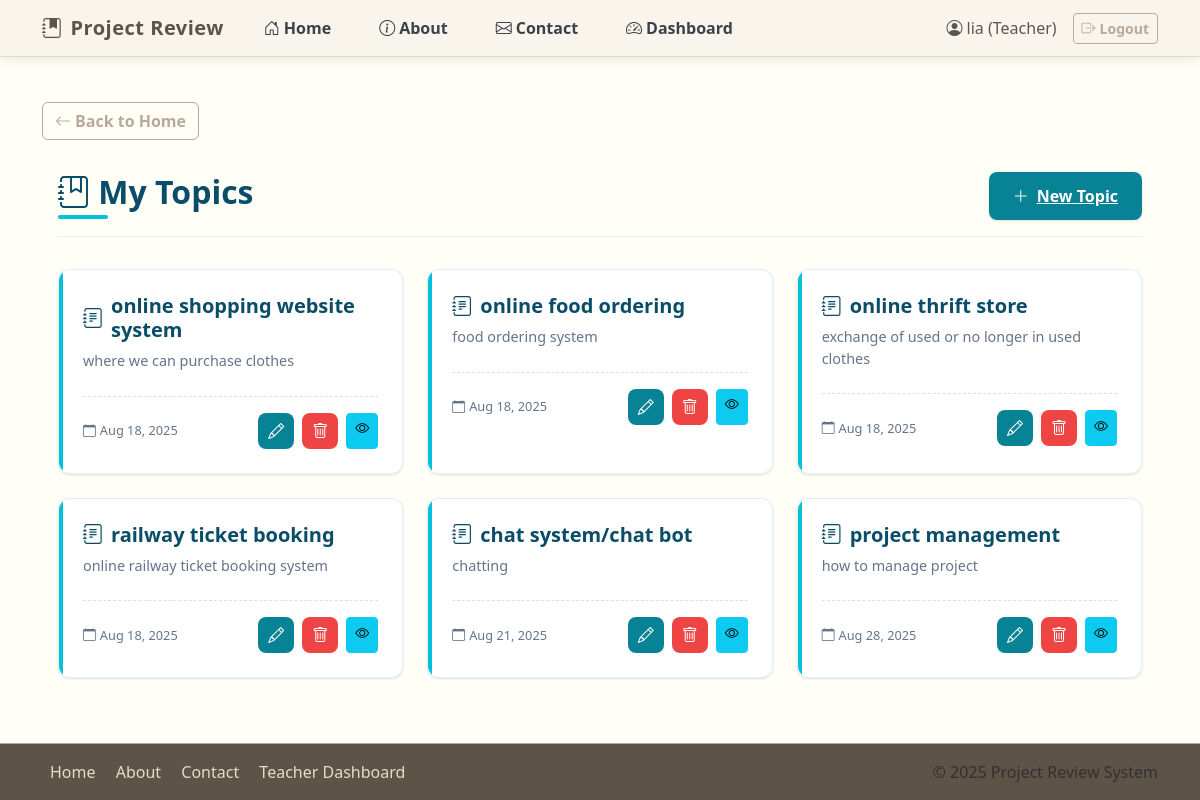
Page /topics/ (signed in) on the committed database.
### project_review_app/models.py (models this page shows, shortened)
class CustomUser(AbstractUser):
    ROLE_CHOICES = (
        ('teacher', 'Teacher'),
        ('student', 'Student'),
        ('admin', 'Admin'),
    )
    @property
    def is_teacher(self):
        return self.role == 'teacher'
    DIVISION_CHOICES = (
        ('A', 'Division A'),
        ('B', 'Division B'),
        ('C', 'Division C'),
    )
    SEMESTER_CHOICES = (
        (1, 'Semester 1'),
        (2, 'Semester 2'),
        (3, 'Semester 3'),
        (4, 'Semester 4'),
        (5, 'Semester 5'),
        (6, 'Semester 6'),
    )
    role = models.CharField(max_length=10, choices=ROLE_CHOICES)
    email = models.EmailField(unique=True)
    division = models.CharField(max_length=1, choices=DIVISION_CHOICES, blank=True, null=True)
    roll_no = models.CharField(max_length=20, blank=True, null=True)
    semester = models.PositiveIntegerField(choices=SEMESTER_CHOICES, blank=True, null=True)
    department = models.CharField(max_length=100, blank=True, null=True)
    subject = models.CharField(max_length=100, blank=True, null=True)

class Topic(models.Model):
    title = models.CharField(max_length=255)
    description = models.TextField(blank=True)
    created_by = models.ForeignKey(
        settings.AUTH_USER_MODEL,
        on_delete=models.SET_NULL,
        null=True,
        blank=True,
        related_name="topics_created"
    )
    teacher = models.ForeignKey(
        settings.AUTH_USER_MODEL,
        on_delete=models.SET_NULL,
        null=True,
        blank=True,
        related_name="topics_assigned"
    )
    created_at = models.DateTimeField(auto_now_add=True)

### project_review_app/views.py (the view)
    def wrapper(request, *args, **kwargs):
        if not request.user.is_authenticated:
            return redirect('login')
        if not request.user.is_teacher:
            raise PermissionDenied("Only teachers can access this page")
        return view_func(request, *args, **kwargs)

### project_review_app/views.py (called while the page is built)
def teacher_required(view_func):
    def wrapper(request, *args, **kwargs):
        if not request.user.is_authenticated:
            return redirect('login')
        if not request.user.is_teacher:
            raise PermissionDenied("Only teachers can access this page")
        return view_func(request, *args, **kwargs)
    return wrapper

@teacher_required
def topics_list(request):
    topics = Topic.objects.filter(created_by=request.user)
    return render(request, 'teacher/topics_list.html', {'topics': topics, 'title': 'My Topics'})

### templates/teacher/topics_list.html (shortened to what this page needs)
{% extends "base.html" %}
{% load static %}
{% block content %}
<div class="topics-container">
    <div class="topics-header">
        <h1 class="topics-title">
            <i class="bi bi-journal-bookmark"></i> My Topics
        </h1>
        <a href="{% url 'create_topic' %}" class="btn-create d-none d-md-inline-flex">
            <i class="bi bi-plus-lg"></i> New Topic
        </a>
    </div>
    <div class="topics-grid">
        {% if topics %}
            {% for topic in topics %}
            <div class="topic-card">
                <div class="topic-card-content">
                    <h3 class="topic-title">
                        <i class="bi bi-journal-text"></i> {{ topic.title }}
                    </h3>
                    <p class="topic-description">
                        {{ topic.description|default:"No description provided" }}
                    </p>
                    <div class="topic-meta">
                        <span class="topic-date">
                            <i class="bi bi-calendar"></i> {{ topic.created_at|date:"M d, Y" }}
                        </span>
                        <div class="topic-actions">
                            <a href="{% url 'edit_topic' topic.pk %}" class="action-btn btn-edit"
                               data-bs-toggle="tooltip" title="Edit">
                                <i class="bi bi-pencil"></i>
                            </a>
                            <a href="{% url 'delete_topic' topic.pk %}" class="action-btn btn-delete"
                               data-bs-toggle="tooltip" title="Delete">
                                <i class="bi bi-trash"></i>
                            </a>
                            <a href="{% url 'topic_detail' topic.id %}" class="btn btn-info btn-sm"
                               data-bs-toggle="tooltip" title="View">
                                <i class="bi bi-eye"></i>
                            </a>
                        </div>
                    </div>
                </div>
            </div>
            {% endfor %}
        {% endif %}
    </div>
</div>
{% endblock %}

### templates/base.html (shortened to what this page needs)
<!DOCTYPE html>
<html>
<head>
  <link href="https://cdn.jsdelivr.net/npm/bootstrap@5.3.0/dist/css/bootstrap.min.css" rel="stylesheet">
  <link href="https://cdn.jsdelivr.net/npm/bootstrap-icons@1.10.0/font/bootstrap-icons.css" rel="stylesheet">
</head>
<body>
  <nav class="navbar navbar-expand-lg navbar-light">
    <div class="container">
      <a class="navbar-brand" href="{% url 'home' %}">
        <i class="bi bi-journal-bookmark-fill me-2"></i>Project Review
      </a>
      <div class="collapse navbar-collapse" id="navbarNav">
        <ul class="navbar-nav me-auto">
          <li class="nav-item">
            <a class="nav-link {% if request.path == '/' %}active{% endif %}" href="{% url 'home' %}">
              <i class="bi bi-house-door me-1"></i>Home
            </a>
          </li>
          <li class="nav-item">
            <a class="nav-link {% if request.path == '/about/' %}active{% endif %}" href="{% url 'about' %}">
              <i class="bi bi-info-circle me-1"></i>About
            </a>
          </li>
          <li class="nav-item">
            <a class="nav-link {% if request.path == '/contact/' %}active{% endif %}" href="{% url 'contact' %}">
              <i class="bi bi-envelope me-1"></i>Contact
            </a>
          </li>
          {% if user.is_authenticated %}
            <li class="nav-item">
              {% if user.role == 'teacher' %}
                <a class="nav-link {% if request.path == '/teacher_dashboard/' %}active{% endif %}" href="{% url 'teacher_dashboard' %}">
                  <i class="bi bi-speedometer2 me-1"></i>Dashboard
                </a>
              {% elif user.role == 'student' %}
                <a class="nav-link {% if request.path == '/student_dashboard/' %}active{% endif %}" href="{% url 'student_dashboard' %}">
                  <i class="bi bi-speedometer2 me-1"></i>Dashboard
                </a>
              {% endif %}
            </li>
          {% endif %}
        </ul>
        <div class="d-flex align-items-center">
          {% if user.is_authenticated %}
            <span class="navbar-text me-3 d-none d-lg-block">
              <i class="bi bi-person-circle me-1"></i>{{ user.username }} ({{ user.get_role_display }})
            </span>
            <form method="post" action="{% url 'logout' %}">
              <button class="btn btn-sm btn-outline-primary">
                <i class="bi bi-box-arrow-right me-1"></i>Logout
              </button>
            </form>
          {% endif %}
        </div>
      </div>
    </div>
  </nav>
  <main class="container">
    {% block back_button %}
      {% if request.path != '/' %}
        <div class="back-button">
          <a href="{% url 'home' %}" class="btn btn-outline-primary">
            <i class="bi bi-arrow-left me-1"></i>Back to Home
          </a>
        </div>
      {% endif %}
    {% endblock %}
    {% block content %}{% endblock %}
  </main>
  <footer>
    <div class="container">
      <div class="row align-items-center">
        <div class="col-md-6 text-center text-md-start mb-2 mb-md-0">
          <a href="{% url 'home' %}" class="footer-link">Home</a>
          <a href="{% url 'about' %}" class="footer-link">About</a>
          <a href="{% url 'contact' %}" class="footer-link">Contact</a>
          {% if user.is_authenticated %}
            {% if user.role == 'teacher' %}
              <a href="{% url 'teacher_dashboard' %}" class="footer-link">Teacher Dashboard</a>
            {% elif user.role == 'student' %}
              <a href="{% url 'student_dashboard' %}" class="footer-link">Student Dashboard</a>
            {% endif %}
          {% endif %}
        </div>
        <div class="col-md-6 text-center text-md-end">
          <span class="text-muted">&copy; {% now "Y" %} Project Review System</span>
        </div>
      </div>
    </div>
  </footer>
</body>
</html>

### templates/base.html (style rules this page uses)
:root { --ivory: #FFFFF8; --linen: #FAF5EC; --cashmere: #E8DBC5; --taupe: #B8A99A; --mocha: #8B7D6B; --umber: #5E5347; --slate: #7D8B99; --charcoal: #3A4149; }
body { background: var(--ivory); min-height: 100vh; display: flex; flex-direction: column; font-family: 'Segoe UI', Tahoma, Geneva, Verdana, sans-serif; color: var(--charcoal); padding-top: 70px; padding-bottom: 60px; }
.navbar { background-color: var(--linen) !important; box-shadow: 0 4px 12px rgba(0,0,0,0.08); border-bottom: 1px solid var(--cashmere); position: fixed; top: 0; left: 0; right: 0; z-index: 1030; padding: 0.5rem 0; }
.navbar-brand { font-weight: 700; color: var(--umber) !important; letter-spacing: 0.5px; font-size: 1.25rem; }
.nav-link { color: var(--charcoal) !important; font-weight: 600; margin: 0 0.5rem; transition: all 0.3s; padding: 0.5rem 1rem !important; position: relative; }
main { flex: 1; padding: 2rem 0; }
.btn-outline-primary { color: var(--taupe); border-color: var(--taupe); font-weight: 600; }
footer { background: var(--umber); color: var(--cashmere); padding: 1rem 0; position: fixed; bottom: 0; left: 0; right: 0; z-index: 1020; border-top: 1px solid var(--taupe); }
.footer-link { color: var(--cashmere); text-decoration: none; transition: color 0.3s; margin: 0 0.5rem; }
.back-button { margin-bottom: 1.5rem; }
h1, h2, h3, h4, h5, h6 { color: var(--umber); font-weight: 600; }

### templates/teacher/topics_list.html (style rules this page uses)
:root { --deep-teal: #0a4d68; --teal: #088395; --light-teal: #05bfdb; --aqua: #00ffca; --card-bg: #f8fafc; --text-dark: #1e293b; --text-light: #64748b; --shadow-sm: 0 1px 3px rgba(0, 0, 0, 0.12); --shadow-md: 0 4px 6px rgba(0, 0, 0, 0.1); --shadow-lg: 0 10px 25px rgba(0, 0, 0, 0.1); --transition: all 0.3s cubic-bezier(0.4, 0, 0.2, 1); }
.topics-container { max-width: 1200px; margin: 2rem auto; padding: 0 1rem; }
.topics-header { display: flex; justify-content: space-between; align-items: center; margin-bottom: 2rem; padding-bottom: 1rem; border-bottom: 1px solid rgba(8, 131, 149, 0.1); }
.topics-title { font-size: 2rem; font-weight: 700; color: var(--deep-teal); position: relative; display: inline-block; }
.topics-title::after { content: ''; position: absolute; bottom: -8px; left: 0; width: 50px; height: 4px; background: var(--light-teal); border-radius: 2px; }
.btn-create { background: var(--teal); color: white; border: none; padding: 0.75rem 1.5rem; border-radius: 8px; font-weight: 600; display: flex; align-items: center; gap: 0.5rem; transition: var(--transition); box-shadow: var(--shadow-sm); }
.topics-grid { display: grid; grid-template-columns: repeat(auto-fill, minmax(300px, 1fr)); gap: 1.5rem; }
.topic-card { background: white; border-radius: 12px; overflow: hidden; box-shadow: var(--shadow-sm); transition: var(--transition); border: 1px solid rgba(8, 131, 149, 0.1); position: relative; }
.topic-card::before { content: ''; position: absolute; top: 0; left: 0; width: 4px; height: 100%; background: var(--light-teal); transition: var(--transition); }
.topic-card-content { padding: 1.5rem; }
.topic-title { font-size: 1.25rem; font-weight: 600; color: var(--deep-teal); margin-bottom: 0.5rem; display: flex; align-items: center; gap: 0.5rem; }
.topic-description { color: var(--text-light); font-size: 0.9rem; line-height: 1.5; margin-bottom: 1rem; display: -webkit-box; -webkit-box-orient: vertical; overflow: hidden; }
.topic-meta { display: flex; justify-content: space-between; align-items: center; margin-top: 1.5rem; padding-top: 1rem; border-top: 1px dashed rgba(8, 131, 149, 0.2); }
.topic-date { font-size: 0.8rem; color: var(--text-light); display: flex; align-items: center; gap: 0.25rem; }
.topic-actions { display: flex; gap: 0.5rem; }
.action-btn { width: 36px; height: 36px; border-radius: 8px; display: flex; align-items: center; justify-content: center; transition: var(--transition); color: white; }
.btn-edit { background: var(--teal); }
.btn-delete { background: #ef4444; }

### rows in the picture
CustomUser: username "lia", role "Teacher"
Topic: title "online shopping website system", description "where we can purchase clothes", created_at "Aug 18, 2025"
Topic: title "online food ordering", description "food ordering system", created_at "Aug 18, 2025"
Topic: title "online thrift store", description "exchange of used or no longer in used clothes", created_at "Aug 18, 2025"
Topic: title "railway ticket booking", description "online railway ticket booking system", created_at "Aug 18, 2025"
Topic: title "chat system/chat bot", description "chatting", created_at "Aug 21, 2025"
Topic: title "project management", description "how to manage project", created_at "Aug 28, 2025"
